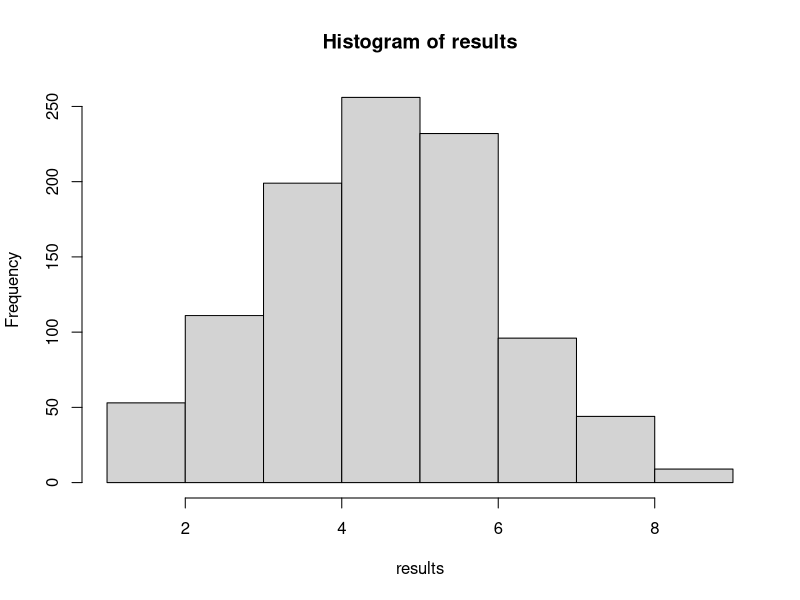
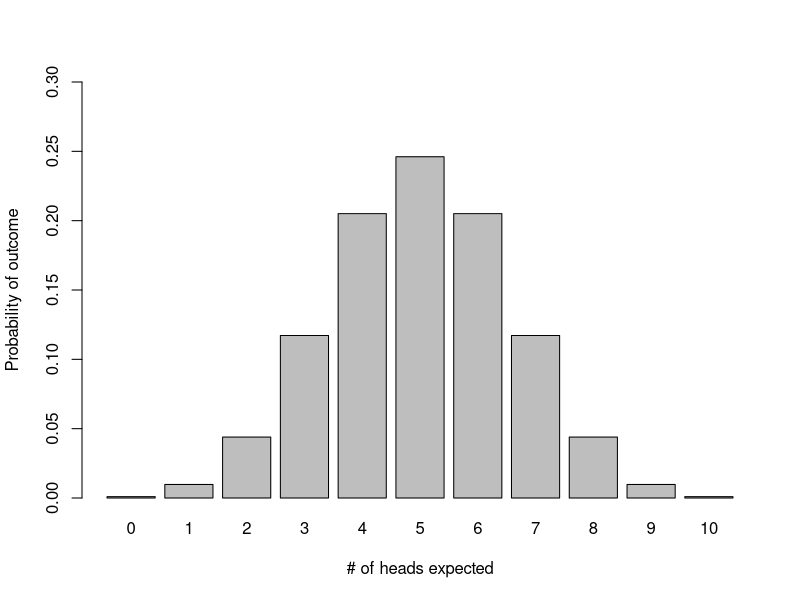
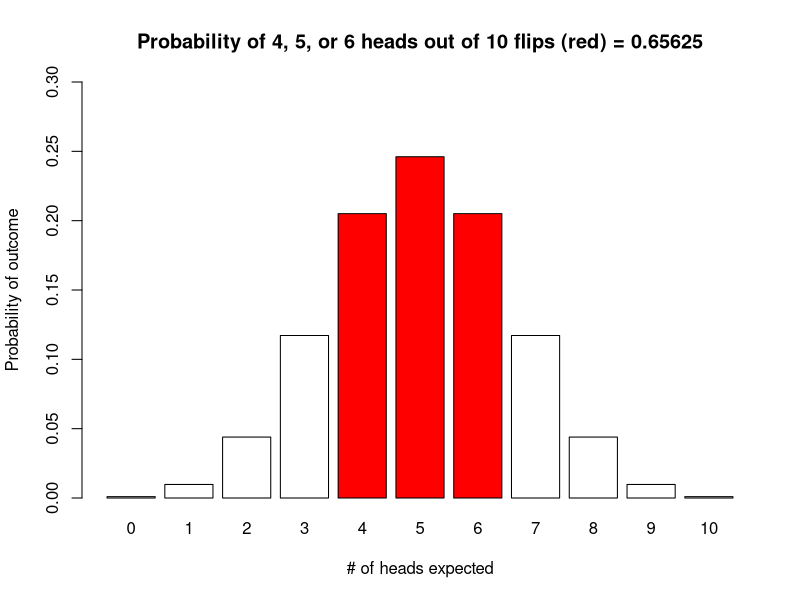
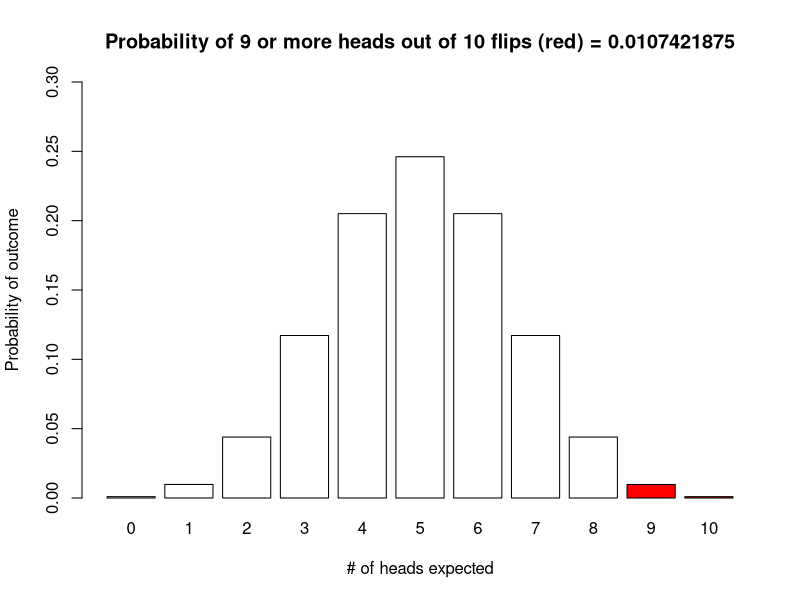

R code for these plots, in order:
## ---- chunk 1
#1000 trials of 10 coin flips
results = vector("numeric", length = 1000)
for (i in 1:1000){
  results[i] = sum(sample(c(0, 1), 10, prob = c(0.5, 0.5), replace = TRUE))
}
table(results)
hist(results)
## ---- chunk 2
ten.flips = dbinom(x = 0:10, size = 10, p = 0.5)
barplot(ten.flips, names.arg = c(0:10), xlab = "# of heads expected",
        ylab = "Probability of outcome", ylim = c(0, 0.3))
## ---- chunk 3
#Probability of 2 heads:
dbinom(x = 2, size = 10, p = 0.5)
## ---- chunk 4
ten.flips = dbinom(x = 0:10, size = 10, p = 0.5)
ten.flips
## ---- chunk 5
four.to.six = sum(dbinom(4:6, 10, 0.5))
four.to.six
barplot(ten.flips, names.arg = c(0:10), xlab = "# of heads expected",
        ylab = "Probability of outcome", ylim = c(0, 0.3), 
        col = c(rep("white", times = 4), rep("red", times = 3)),
        main = paste("Probability of 4, 5, or 6 heads out of 10 flips (red) =", four.to.six))
## ---- chunk 6
nine.or.more = pbinom(q = 8, size = 10, prob = 0.5, lower.tail = FALSE)
barplot(ten.flips, names.arg = c(0:10), xlab = "# of heads expected",
        ylab = "Probability of outcome", ylim = c(0, 0.3), 
        col = c(rep("white", times = 9), rep("red", times = 2)),
        main = paste("Probability of 9 or more heads out of 10 flips (red) =",
                     nine.or.more))

sum(dbinom(9:10, 10, 0.5))
## ---- chunk 7
#Lower tail, looking only at the probability of getting zero heads:
pbinom(q = 0, size = 10, prob = 0.5, lower.tail = TRUE)

#Upper tail, but starting at 1 head:
pbinom(q = 0, size = 10, prob = 0.5, lower.tail = FALSE)

#This confirms that R is not double-counting the probability of zero heads, 
#because the probability sums to 1, and not more than 1:
pbinom(q = 0, size = 10, prob = 0.5, lower.tail = TRUE) + 
  pbinom(q = 0, size = 10, prob = 0.5, lower.tail = FALSE)

#We can confirm this another way: This will equal 1, which means that pbinom()
#is looking LEFT (lower tail), including 10:
pbinom(q = 10, size = 10, prob = 0.5, lower.tail = TRUE)

#And this will equal zero, because pbinom() is looking RIGHT (upper tail), but
#not including 10 (or anything):
pbinom(q = 10, size = 10, prob = 0.5, lower.tail = FALSE)
## ---- chunk 8

